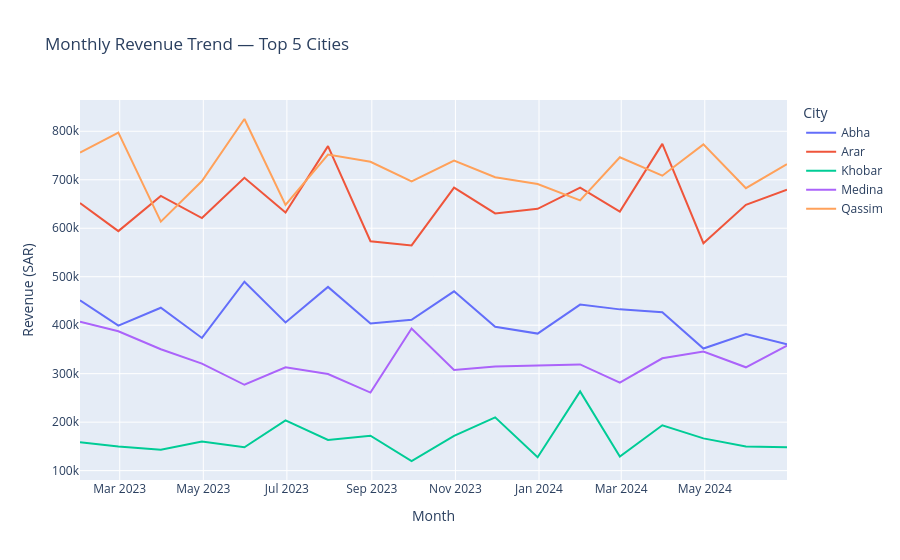

Here is the notebook cell this chart was saved with:
### Code cell
# ===================================
# رسم الاتجاه الشهري لأفضل 5 مدن
# ===================================

# أخذ أفضل 5 مدن
top5_cities = forecast_df.head(5)['City'].tolist()
top5_data = sales_monthly_city[sales_monthly_city['City'].isin(top5_cities)]

fig2 = px.line(
    top5_data,
    x='Date',
    y='Revenue',
    color='City',
    title='Monthly Revenue Trend — Top 5 Cities',
    labels={'Revenue': 'Revenue (SAR)', 'Date': 'Month'}
)
fig2.show()
